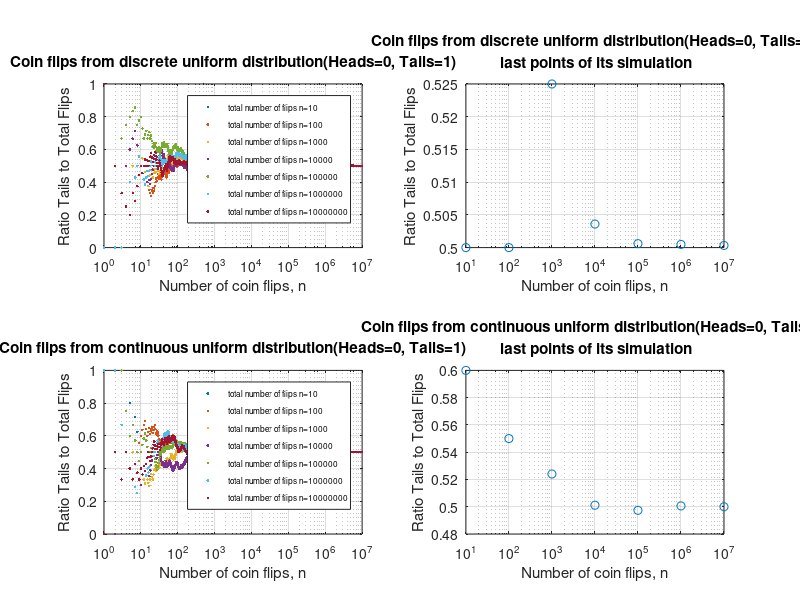

Source code (MATLAB):
clear;clc;

% uniform discrete distribution of 0 and 1, 1 for Tails and 0 for Heads

n=[10,100,1000,10000,100000,1000000,10000000];% number of times the coin is tossed, multiple 
% increasing values for n.
i=0; prob=[]; p=[];% initialization of index i, propability of tails for n number of coin flips
% and p, a vector with elements the semilog graphs of ratio tails/n as a function of n
subplot(2,2,1);
for i=1:length(n) % for loop for its value of n, number of times the coin is tossed.
    
    cflips=[]; ctails=[]; ratiotn=[];% initialization of vectors for the number of coin flips, 
    % the number the coin landed on tails and the ratio of tails to total flips
    
    cflips=unidrnd(2,[1,n(i)])-1;% Random numbers from discrete uniform distribution beteween
    % 0 and 1.
    ctails=cumsum(cflips);% cumulative sum of flips. 0 adds nothing to the sum thus the sum 
    % represents the times number 1 appeared meaning the number the coin
    % landed on tails for the momentary number of flips.
    ratiotn=ctails./(1:n(i));% ratio of momentary tails to momentary total number of flips
    prob(i)=ctails(end)/n(i);% ratio of tails, after the total numbers of flips completed,
    % to the total number of flips n
    p(end+1)=semilogx((1:n(i)),ratiotn,'.'); % semilog plot of ratio as a function of 
    % total flips
    grid on;
    hold on; % allows to plot on the same figure;
end
title({'Coin flips from discrete uniform distribution(Heads=0, Tails=1)'});
xlabel('Number of coin flips, n');
ylabel('Ratio Tails to Total Flips');
legend(p,{'total number of flips n=10','total number of flips n=100','total number of flips n=1000','total number of flips n=10000','total number of flips n=100000','total number of flips n=1000000','total number of flips n=10000000'},'FontSize',6);
hold off

subplot(2,2,2);% new figure
semilogx(n,prob,'o')% semilog plot of ratio tails/n as function of n after n number of flips
title({'Coin flips from discrete uniform distribution(Heads=0, Tails=1)',' last points of its simulation'});
xlabel('Number of coin flips, n');
ylabel('Ratio Tails to Total Flips');
grid on;

% uniform continuous distribution between 0 and 1, greater than 0.5 for Tails and lower than 0.5
% for Heads

clear;clc;

n=[10,100,1000,10000,100000,1000000,10000000];
i=0; prob=[]; p=[];

for i=1:length(n)
    cflips=[];
    ctails=[];
    ratiotn=[];
    cflips=round(rand(1,n(i)));
    ctails=cumsum(cflips);
    ratiotn=ctails./(1:n(i));
    prob(i)=ctails(end)/n(i);
    if i==1 % command figure creates a new figure. In order to seperate previous figure from this
        % and at the same time combine multiple plots, command figure is
        % used only for the first plot
        subplot(2,2,3);
    end
    p(end+1)=semilogx((1:n(i)),ratiotn,'.');
    grid on;
    hold on
end
title({'Coin flips from continuous uniform distribution(Heads=0, Tails=1)'});
xlabel('Number of coin flips, n');
ylabel('Ratio Tails to Total Flips');
legend(p,{'total number of flips n=10','total number of flips n=100','total number of flips n=1000','total number of flips n=10000','total number of flips n=100000','total number of flips n=1000000','total number of flips n=10000000'},'FontSize',6);
hold off

subplot(2,2,4);% new figure
semilogx(n,prob,'o')% semilog plot of ratio tails/n as function of n after n number of flips
title({'Coin flips from continuous uniform distribution(Heads=0, Tails=1)',' last points of its simulation'});
xlabel('Number of coin flips, n');
ylabel('Ratio Tails to Total Flips');
grid on;